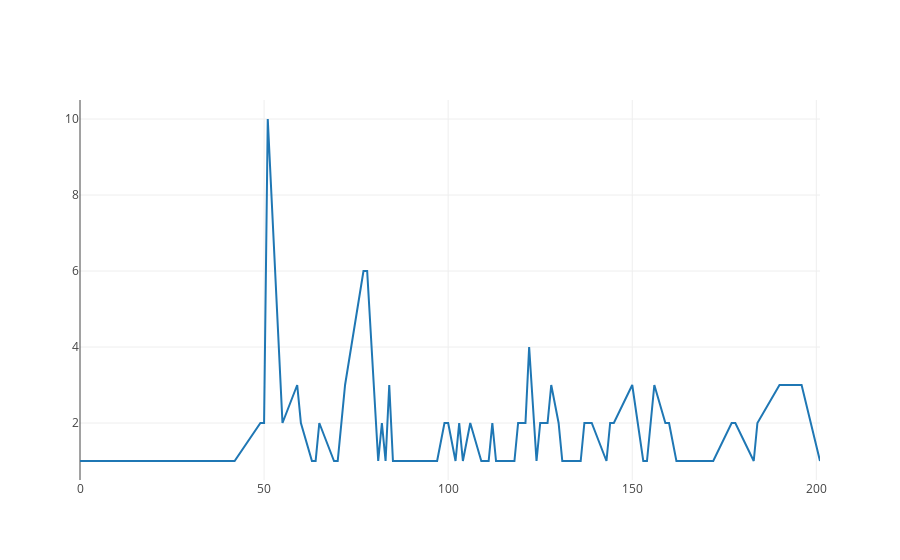

Notebook code cell kept with this figure:
### Code cell
object LiveNodes{ // Create object to supress output TODO: upgrade ammonite at some point
    val live = db.getAllLiveNodes()
    val (x,y) = live.groupBy(_.depth).map(a => (a._1, a._2.size)).toList.sortBy(_._1).unzip
//     val noSuc = live.filter(a => !live.exists(b => b.)) // find set of "active" nodes

// val (x, y) = Seq(
//   "Banana" -> 10,
//   "Apple" -> 8,
//   "Grapefruit" -> 5
// ).unzip
}
Scatter(LiveNodes.x, LiveNodes.y).plot()

### Figure 1 — Plotly figure (JSON) as saved in the notebook; plotly's stock layout.template omitted (floating-point values rounded to 4 significant figures)
{"data": [{"type": "scatter", "x": [0, 33, 34, 41, 42, 49, 50, 51, 55, 59, 60, 63, 64, 65, 69, 70, 71, 72, 77, 78, 81, 82, 83, 84, 85, 89, 93, 97, 99, 100, 102, 103, 104, 106, 109, 110, 111, 112, 113, 114, 116, 117, 118, 119, 120, 121, 122, 124, 125, 126, 127, 128, 130, 131, 132, 136, 137, 138, 139, 143, 144, 145, 150, 153, 154, 156, 159, 160, 162, 165, 166, 171, 172, 177, 178, 183, 184, 190, 196, 201], "y": [1, 1, 1, 1, 1, 2, 2, 10, 2, 3, 2, 1, 1, 2, 1, 1, 2, 3, 6, 6, 1, 2, 1, 3, 1, 1, 1, 1, 2, 2, 1, 2, 1, 2, 1, 1, 1, 2, 1, 1, 1, 1, 1, 2, 2, 2, 4, 1, 2, 2, 2, 3, 2, 1, 1, 1, 2, 2, 2, 1, 2, 2, 3, 1, 1, 3, 2, 2, 1, 1, 1, 1, 1, 2, 2, 1, 2, 3, 3, 1]}], "layout": {"autosize": true, "xaxis": {"autorange": true, "range": [0, 201], "type": "linear"}, "yaxis": {"autorange": true, "range": [0.5, 10.5], "type": "linear"}}}
